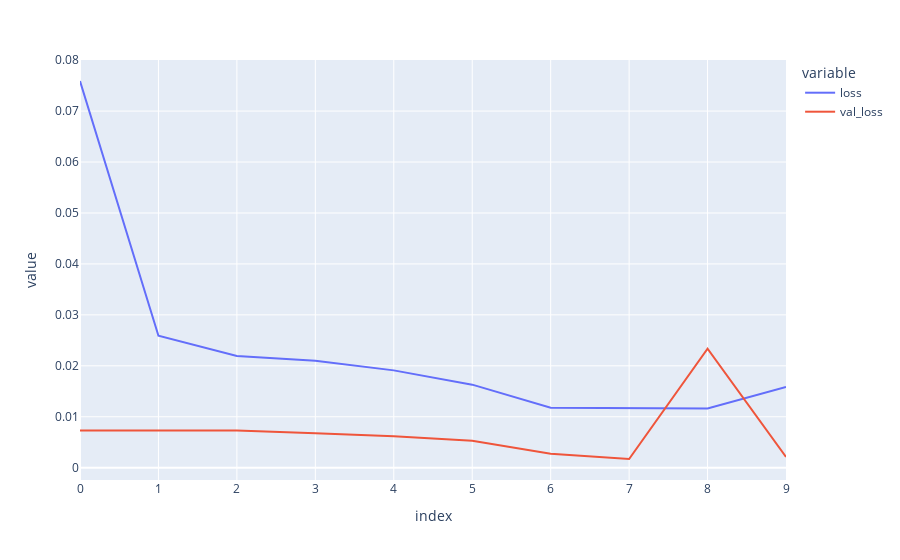

Write notebook code for a chart like this one.
### Code cell
fig = px.line(perdidas)
fig.show()

### Figure 1 — Plotly figure (JSON) as saved in the notebook; plotly's stock layout.template omitted (floating-point values rounded to 4 significant figures)
{"data": [{"hovertemplate": "variable=loss<br>index=%{x}<br>value=%{y}<extra></extra>", "legendgroup": "loss", "line": {"color": "#636efa", "dash": "solid"}, "marker": {"symbol": "circle"}, "mode": "lines", "name": "loss", "orientation": "v", "showlegend": true, "type": "scatter", "x": [0, 1, 2, 3, 4, 5, 6, 7, 8, 9], "xaxis": "x", "y": [0.0759, 0.02591, 0.02195, 0.021, 0.01911, 0.01631, 0.01177, 0.01168, 0.01165, 0.01586], "yaxis": "y"}, {"hovertemplate": "variable=val_loss<br>index=%{x}<br>value=%{y}<extra></extra>", "legendgroup": "val_loss", "line": {"color": "#EF553B", "dash": "solid"}, "marker": {"symbol": "circle"}, "mode": "lines", "name": "val_loss", "orientation": "v", "showlegend": true, "type": "scatter", "x": [0, 1, 2, 3, 4, 5, 6, 7, 8, 9], "xaxis": "x", "y": [0.00733, 0.007297, 0.007293, 0.006777, 0.006197, 0.005289, 0.002757, 0.001712, 0.02335, 0.002106], "yaxis": "y"}], "layout": {"legend": {"title": {"text": "variable"}, "tracegroupgap": 0}, "margin": {"t": 60}, "xaxis": {"anchor": "y", "domain": [0, 1], "title": {"text": "index"}}, "yaxis": {"anchor": "x", "domain": [0, 1], "title": {"text": "value"}}}}
